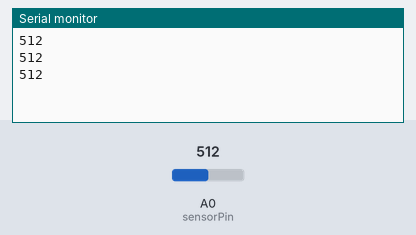
Recording of a sketch running on a simulated Arduino Uno, built with avr-gcc and run on an emulated ATmega328P. Parts: the last lines printed to the serial monitor. The inputs (shaded band) are chosen by the test bench; at power-on: A0 (sensorPin) = 512.

Above: at 1.3 s.
1.4 s: A0 (sensorPin) set to 716
At 1.9 s:
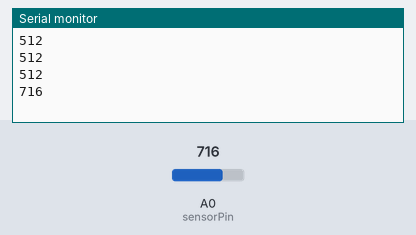
2.9 s: A0 (sensorPin) set to 900
At 3.4 s:
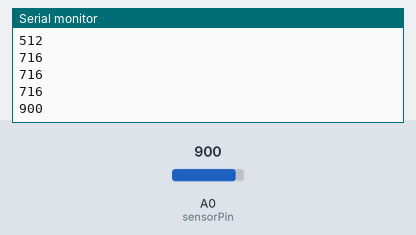
Timing chart, 0 to 5.9 s (numbered marks = the images above; inputs shaded):
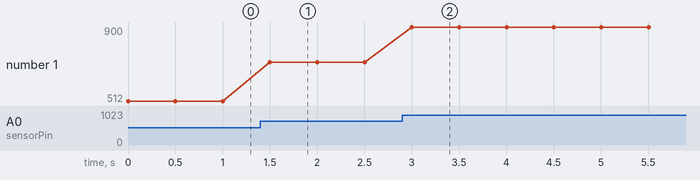

The sketch:

ArduinoSendData.ino
```cpp
//      ******************************************************************
//      *                                                                *
//      *                                                                *
//      *     Example Arduino program that transmits data to a laptop    *
//      *                                                                *
//      *                                                                *
//      ******************************************************************


#include <Servo.h>

//
// setup function to initialize hardware and software
int sensorPin = A0;          // analog pin used to connect the sharp sensor
int sensorValue = 0;                 // variable to store the values from s
int panPos = 0;
int avgSensorValue = 0;
int tiltPos = 0;

void setup(){
//  panServo.attach(9);  // attaches the servo on pin 9 to the servo object
//  tiltServo.attach(10);
  // start the serial port
  int long baudRate = 9600;    // NOTE1: The baudRate for sending & receiving programs must match
  Serial.begin(baudRate);     // NOTE2: Set the baudRate to 115200 for faster communication
}
// pan:75-115, tilt 70-120
void loop()
{
  avgSensorValue = analogRead(sensorPin);
  Serial.println(avgSensorValue);
  delay(500);

//  for (panPos = 75; panPos <= 115; panPos += 3) { // goes from 0 degrees to 180 degrees
//    panServo.write(panPos);  // tell servo to go to position in variable 'pos'
//    for (tiltPos = 70; tiltPos <= 120; tiltPos += 3){
//      tiltServo.write(tiltPos);
//      delay(1000);
////      for (int i = 0; i <=10; i += 1){
////        sensorValue = sensorValue + analogRead(sensorPin); // reads the value of the sharp sensor
////      }
//      avgSensorValue = analogRead(sensorPin);
//      Serial.print(panPos);  // prints a label
//      Serial.print(" ");         // prints a space
//      Serial.print(tiltPos);         // prints a space
//      Serial.print(" ");         // prints a space
//      Serial.println(avgSensorValue);
//      // delay after sending data so the serial connection is not over run
//    }
//  }

}
```

Measured:
- after the input at 1.4 s, the serial monitor: prints a new line after 0.10 s (image 1)
- after the input at 2.9 s, the serial monitor: prints a new line after 0.10 s (image 2)
- plotted number 1: 512 → 716 after the input at 1.4 s, 716 → 900 after the input at 2.9 s
